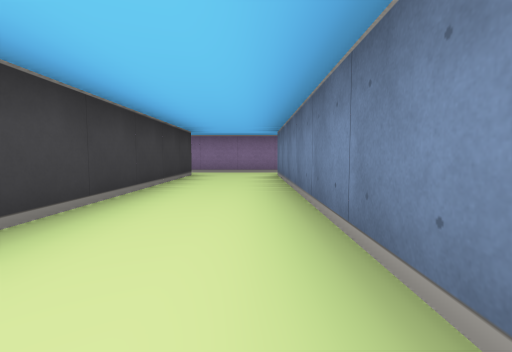
View 1 (above)

13 first-person views from a walk through a cub3D ray-caster map. The camera is about half as high as the walls, tilts 4° down and sees 85° across. The floor is counted in squares. Each view is taken from the middle of a square. On the plan, view 1 faces up. The plan holds only what a view shows up to about 9 squares ahead; the rest is blank. The place goes on beyond the plan.

View 2
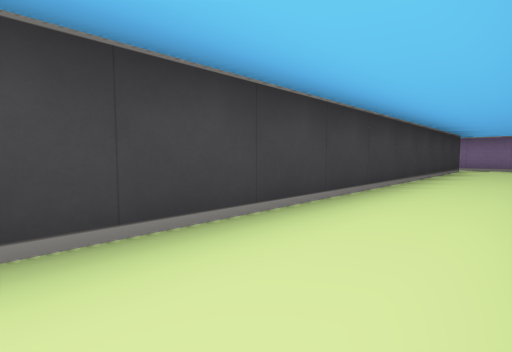

View 3
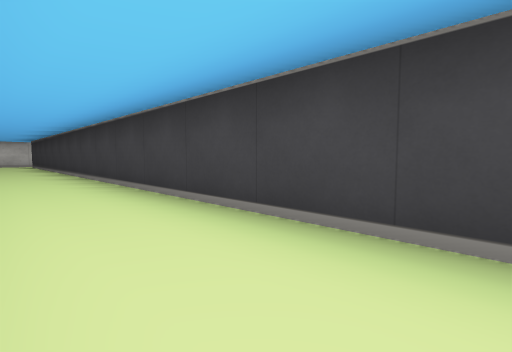

View 4
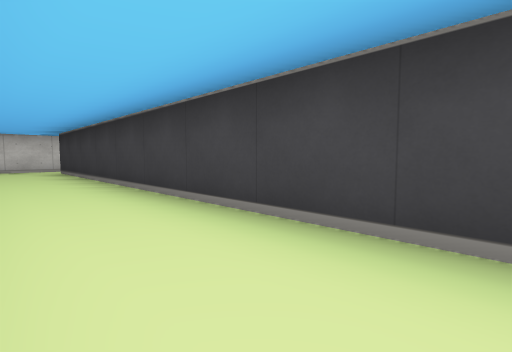

View 5
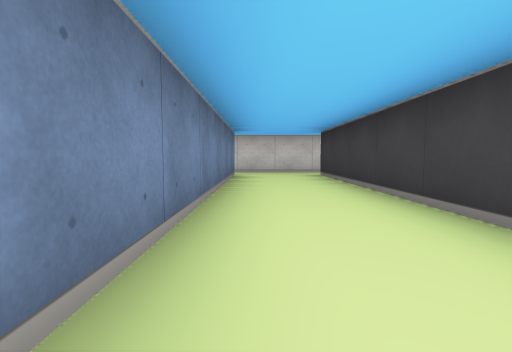

View 6
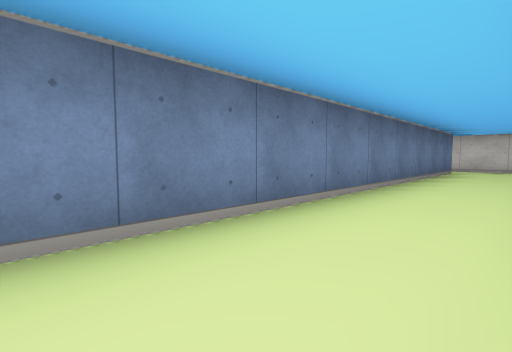

View 7
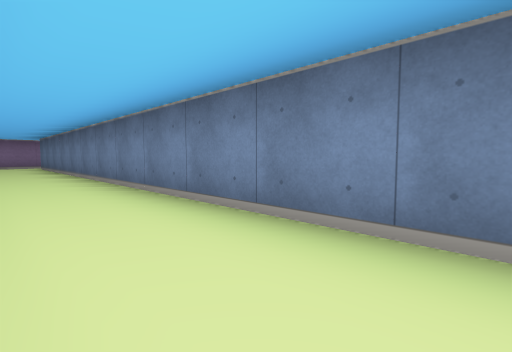

View 8
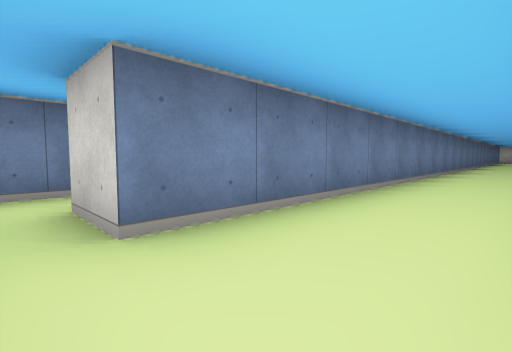

View 9
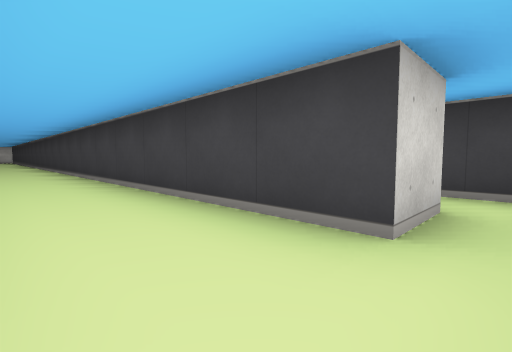

View 10
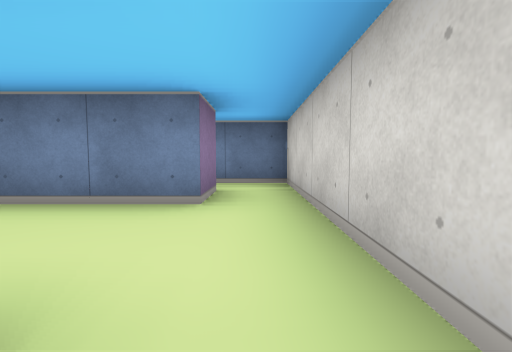

View 11
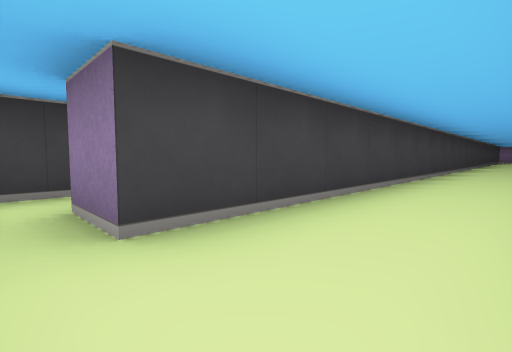

View 12
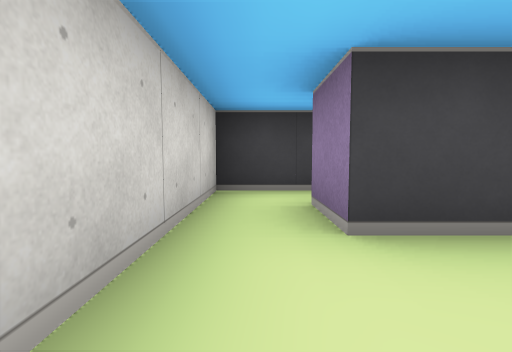

View 13
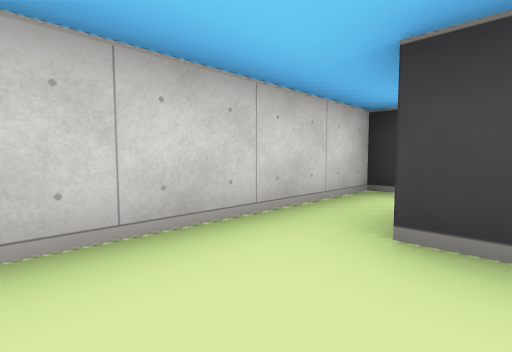

### Floor plan
Points are (right, up) in squares from view 1. A wall is a line through its corners. A room is listed if a view was taken in it or the views show most of it. See-through windows are left out.
Room 1 (views 1, 2, 3, 4, 5, 6, 7, 8, 9, 11, 12, 13)
walls: (-1.5, 6.5) (-1.5, -14.5); (0.5, -14.5) (0.5, 6.5); (-1.5, -15.5) (0.5, -15.5); (0.6, 7.5) (-1.8, 7.5)
ways out: opening at (-2, -15) to room 2; opening at (-2, 7) to room 2; opening at (1, -15); opening at (1, 7)
Room 2 (view 10)
walls: (-3.5, -14.2) (-3.5, -15.5) (-1.5, -15.5); (-2.6, 6.5) (-1.5, 6.5); (-1.5, -14.5) (-2.5, -14.5); (-3.5, 6.9) (-3.5, 6.2)
ways out: opening at (-2, -15) to room 1; opening at (-2, 7) to room 1

Positions as (right, up) in squares from view 1, and headings:
1: (0, 0), facing up
2: (0, -3), facing up-left
3: (0, -1), facing down-left
4: (0, -6), facing down-left
5: (0, -8), facing down
6: (-1, -6), facing down-right
7: (-1, -5), facing up-right
8: (-1, 7), facing down-right
9: (0, 7), facing down-left
10: (-2, -15), facing right
11: (0, -15), facing up-left
12: (0, -15), facing left
13: (0, -14), facing down-left
